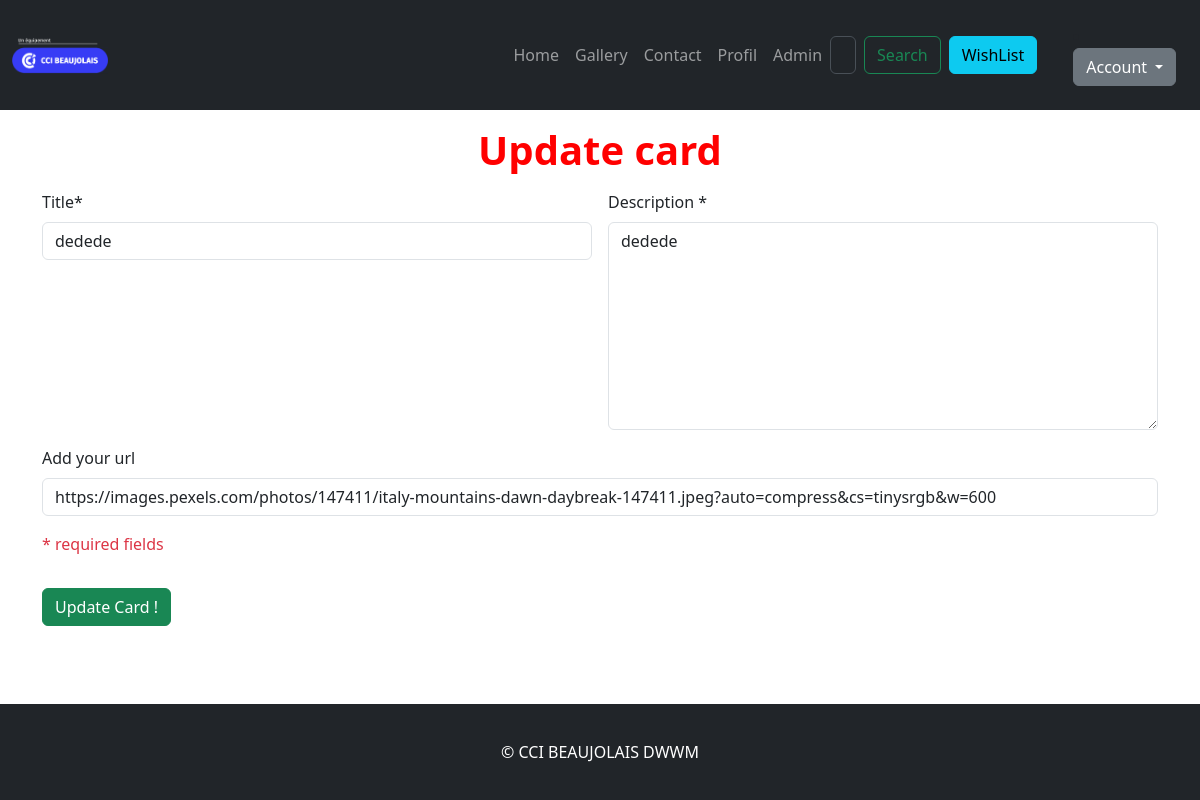
/?page=admin_update_card&id=46 (signed in), run on the app's committed database.
### tables this page shows
CREATE TABLE `post` (
  `id` int(11) NOT NULL,
  `user_id` int(11) NOT NULL DEFAULT 14,
  `title` varchar(80) NOT NULL,
  `description` varchar(255) NOT NULL,
  `image` varchar(255) NOT NULL,
  `create_at` datetime NOT NULL DEFAULT current_timestamp()
);

### controllers/controller_admin_update_card.php (called while the page is built, shortened)
<?php
$db = Utils::connectDB();
$id_to_update = (int)$_GET['id'];
if ($db){
    $sql = $db->query("SELECT * FROM post WHERE id = $id_to_update");
    $sql->execute();
    $post = ($sql->fetch(PDO::FETCH_ASSOC));
}
include "./views/base.phtml";
?>

### index.php (called while the page is built, shortened)
<?php
    require "./services/router.php";
    require "./controllers/controller_{$page}.php";
?>

### views/template_admin_update_card.phtml (the view)
<h1>Update card</h1>
<form class="row g-3" action="?page=admin_update_card&id=<?=$post['id']?>" method="POST">
    <div class="col-md-6">
        <label for="title" class="form-label">Title*</label>
        <input type="text" class="form-control" id="title" name="title" placeholder="Add a title" value="<?=$post['title']?>" required>
    </div>
    <div class="col-md-6">
        <label for="description" class="form-label">Description *</label>
        <textarea maxlength="255" type="text" class="form-control" id="description" name="description"
        placeholder="Add a description" required><?=$post['description']?></textarea>
    </div>
    <div class="col-md-12">
        <label for="image" class="form-label">Add your url</label>
        <input type="text" class="form-control" id="image" name="image" placeholder="Add a picture"  value="<?=$post['image']?>" required>
    </div>
    <p>
        <span class="text-danger">*  required fields</span>
    </p>
    <div class="col-12 mb-4 ">
        <input type="submit" class="btn btn-success" value="Update Card !">
    </div>
</form>

### assets/css/main.css (style rules this page uses)
h1 { color:red; text-align: center; font-weight: bold; margin: 1rem; }
p { text-align: justify; }
textarea { height: 13rem; }
body { min-height: 100vh; display: flex; flex-direction: column; }

### data on the page
post: title "dedede", description "dedede", image "https://images.pexels.com/photos/147411/italy-mountains-dawn-daybreak-147411.jpeg?auto=compress&cs=tinysrgb&w=600"
